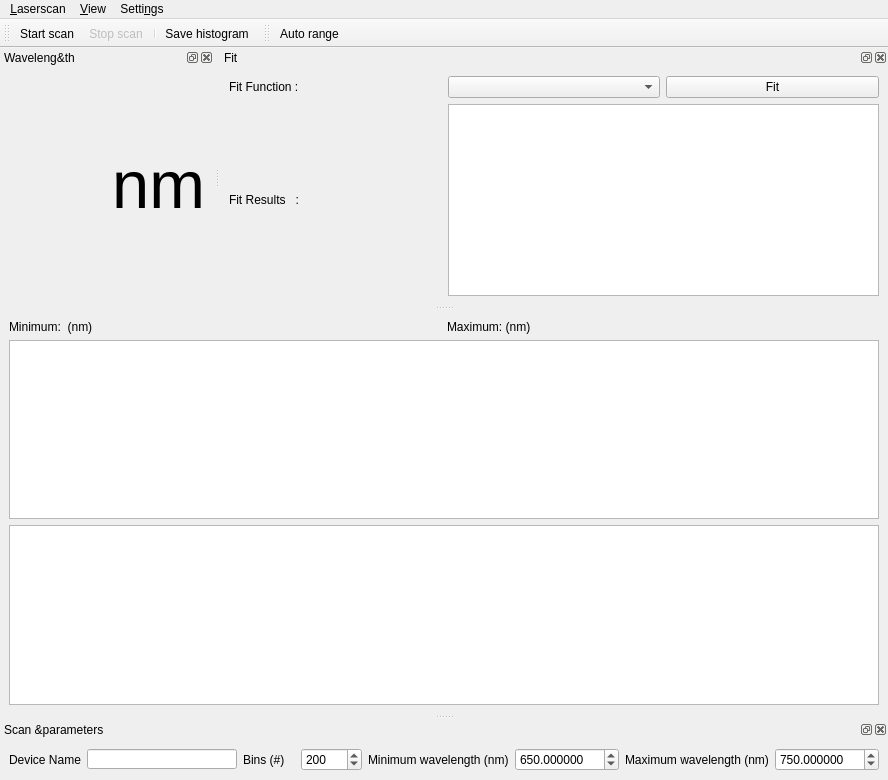
<?xml version="1.0" encoding="UTF-8"?>
<ui version="4.0">
 <class>ScanWindow</class>
 <widget class="QMainWindow" name="ScanWindow">
  <property name="geometry">
   <rect>
    <x>0</x>
    <y>0</y>
    <width>888</width>
    <height>780</height>
   </rect>
  </property>
  <property name="windowTitle">
   <string>qudi: Laser scanning</string>
  </property>
  <widget class="QWidget" name="centralwidget">
   <layout class="QGridLayout" name="gridLayout">
    <item row="0" column="0">
     <widget class="QLabel" name="autoMinLabel">
      <property name="text">
       <string>Minimum:  (nm)</string>
      </property>
      <property name="textInteractionFlags">
       <set>Qt::LinksAccessibleByMouse|Qt::TextSelectableByKeyboard|Qt::TextSelectableByMouse</set>
      </property>
     </widget>
    </item>
    <item row="0" column="1">
     <widget class="QLabel" name="autoMaxLabel">
      <property name="text">
       <string>Maximum: (nm)</string>
      </property>
      <property name="textInteractionFlags">
       <set>Qt::LinksAccessibleByMouse|Qt::TextSelectableByKeyboard|Qt::TextSelectableByMouse</set>
      </property>
     </widget>
    </item>
    <item row="1" column="0" colspan="2">
     <widget class="PlotWidget" name="plotWidget"/>
    </item>
    <item row="2" column="0" colspan="2">
     <widget class="PlotWidget" name="scatterPlotWidget"/>
    </item>
   </layout>
  </widget>
  <widget class="QMenuBar" name="menubar">
   <property name="geometry">
    <rect>
     <x>0</x>
     <y>0</y>
     <width>888</width>
     <height>21</height>
    </rect>
   </property>
   <widget class="QMenu" name="menuLaserscan">
    <property name="title">
     <string>&amp;Laserscan</string>
    </property>
    <addaction name="actionSave_histogram"/>
    <addaction name="actionClose"/>
   </widget>
   <widget class="QMenu" name="menuView">
    <property name="title">
     <string>&amp;View</string>
    </property>
    <addaction name="actionWavelength"/>
    <addaction name="actionScan_parameters"/>
    <addaction name="actionFit"/>
    <addaction name="actionReset_to_default_view"/>
   </widget>
   <widget class="QMenu" name="menuSettings">
    <property name="title">
     <string>Setti&amp;ngs</string>
    </property>
    <addaction name="actionFit_settings"/>
   </widget>
   <addaction name="menuLaserscan"/>
   <addaction name="menuView"/>
   <addaction name="menuSettings"/>
  </widget>
  <widget class="QToolBar" name="scanToolBar">
   <property name="enabled">
    <bool>true</bool>
   </property>
   <property name="windowTitle">
    <string>toolBar</string>
   </property>
   <attribute name="toolBarArea">
    <enum>TopToolBarArea</enum>
   </attribute>
   <attribute name="toolBarBreak">
    <bool>false</bool>
   </attribute>
   <addaction name="actionStart_scan"/>
   <addaction name="actionStop_resume_scan"/>
   <addaction name="separator"/>
   <addaction name="actionSave_histogram"/>
  </widget>
  <widget class="QDockWidget" name="scanParametersDockWidget">
   <property name="windowTitle">
    <string>Scan &amp;parameters</string>
   </property>
   <attribute name="dockWidgetArea">
    <number>8</number>
   </attribute>
   <widget class="QWidget" name="dockWidgetContents">
    <layout class="QHBoxLayout" name="horizontalLayout">
     <item>
      <widget class="QLabel" name="label">
       <property name="text">
        <string>Device Name</string>
       </property>
      </widget>
     </item>
     <item>
      <widget class="QLineEdit" name="deviceNameLineEdit">
       <property name="maximumSize">
        <size>
         <width>150</width>
         <height>20</height>
        </size>
       </property>
      </widget>
     </item>
     <item>
      <widget class="QLabel" name="binLabel">
       <property name="toolTip">
        <string>Number of bins to split the wavelength range up into.
High bin number gives noisy but detailed data.</string>
       </property>
       <property name="text">
        <string>Bins (#)</string>
       </property>
      </widget>
     </item>
     <item>
      <widget class="QSpinBox" name="binSpinBox">
       <property name="toolTip">
        <string>Number of bins to split the wavelength range up into.
High bin number gives noisy but detailed data.</string>
       </property>
       <property name="minimum">
        <number>1</number>
       </property>
       <property name="maximum">
        <number>10000</number>
       </property>
       <property name="value">
        <number>200</number>
       </property>
      </widget>
     </item>
     <item>
      <widget class="QLabel" name="minLabel">
       <property name="text">
        <string>Minimum wavelength (nm)</string>
       </property>
      </widget>
     </item>
     <item>
      <widget class="QDoubleSpinBox" name="minDoubleSpinBox">
       <property name="decimals">
        <number>6</number>
       </property>
       <property name="minimum">
        <double>1.000000000000000</double>
       </property>
       <property name="maximum">
        <double>10000.000000000000000</double>
       </property>
       <property name="value">
        <double>650.000000000000000</double>
       </property>
      </widget>
     </item>
     <item>
      <widget class="QLabel" name="maxLabel">
       <property name="text">
        <string>Maximum wavelength (nm)</string>
       </property>
      </widget>
     </item>
     <item>
      <widget class="QDoubleSpinBox" name="maxDoubleSpinBox">
       <property name="decimals">
        <number>6</number>
       </property>
       <property name="minimum">
        <double>1.000000000000000</double>
       </property>
       <property name="maximum">
        <double>10000.000000000000000</double>
       </property>
       <property name="value">
        <double>750.000000000000000</double>
       </property>
      </widget>
     </item>
    </layout>
   </widget>
  </widget>
  <widget class="QDockWidget" name="wavelengthDockWidget">
   <property name="windowTitle">
    <string>Waveleng&amp;th</string>
   </property>
   <attribute name="dockWidgetArea">
    <number>4</number>
   </attribute>
   <widget class="QWidget" name="dockWidgetContents_2">
    <layout class="QGridLayout" name="gridLayout_2">
     <item row="0" column="0">
      <widget class="QLabel" name="wavelengthLabel">
       <property name="font">
        <font>
         <pointsize>50</pointsize>
        </font>
       </property>
       <property name="text">
        <string>nm</string>
       </property>
       <property name="alignment">
        <set>Qt::AlignRight|Qt::AlignTrailing|Qt::AlignVCenter</set>
       </property>
       <property name="textInteractionFlags">
        <set>Qt::LinksAccessibleByMouse|Qt::TextSelectableByKeyboard|Qt::TextSelectableByMouse</set>
       </property>
      </widget>
     </item>
    </layout>
   </widget>
  </widget>
  <widget class="QToolBar" name="plotToolBar">
   <property name="windowTitle">
    <string>toolBar</string>
   </property>
   <attribute name="toolBarArea">
    <enum>TopToolBarArea</enum>
   </attribute>
   <attribute name="toolBarBreak">
    <bool>false</bool>
   </attribute>
   <addaction name="actionAuto_range"/>
  </widget>
  <widget class="QDockWidget" name="fitDockWidget">
   <property name="windowTitle">
    <string>Fit</string>
   </property>
   <attribute name="dockWidgetArea">
    <number>4</number>
   </attribute>
   <widget class="QWidget" name="dockWidgetContents_3">
    <layout class="QGridLayout" name="gridLayout_3">
     <item row="0" column="0">
      <widget class="QLabel" name="functionLabel">
       <property name="text">
        <string>Fit Function :</string>
       </property>
      </widget>
     </item>
     <item row="0" column="1">
      <widget class="FitSettingsComboBox" name="fit_methods_ComboBox">
       <property name="minimumSize">
        <size>
         <width>150</width>
         <height>0</height>
        </size>
       </property>
      </widget>
     </item>
     <item row="0" column="2">
      <widget class="QPushButton" name="do_fit_PushButton">
       <property name="minimumSize">
        <size>
         <width>20</width>
         <height>0</height>
        </size>
       </property>
       <property name="text">
        <string>Fit</string>
       </property>
      </widget>
     </item>
     <item row="1" column="0">
      <widget class="QLabel" name="resultsLabel">
       <property name="text">
        <string>Fit Results   :</string>
       </property>
      </widget>
     </item>
     <item row="1" column="1" colspan="2">
      <widget class="QTextBrowser" name="fit_results_DisplayWidget">
       <property name="sizePolicy">
        <sizepolicy hsizetype="Preferred" vsizetype="Preferred">
         <horstretch>0</horstretch>
         <verstretch>0</verstretch>
        </sizepolicy>
       </property>
      </widget>
     </item>
    </layout>
   </widget>
  </widget>
  <action name="actionClose">
   <property name="icon">
    <iconset>
     <normaloff>../../artwork/icons/oxygen/22x22/application-exit.png</normaloff>../../artwork/icons/oxygen/22x22/application-exit.png</iconset>
   </property>
   <property name="text">
    <string>&amp;Close</string>
   </property>
  </action>
  <action name="actionStart_scan">
   <property name="icon">
    <iconset>
     <normaloff>../../artwork/icons/qudiTheme/22x22/start-counter.png</normaloff>../../artwork/icons/qudiTheme/22x22/start-counter.png</iconset>
   </property>
   <property name="text">
    <string>Start scan</string>
   </property>
  </action>
  <action name="actionStop_resume_scan">
   <property name="enabled">
    <bool>false</bool>
   </property>
   <property name="icon">
    <iconset>
     <normaloff>../../artwork/icons/qudiTheme/22x22/stop-counter.png</normaloff>../../artwork/icons/qudiTheme/22x22/stop-counter.png</iconset>
   </property>
   <property name="text">
    <string>Stop scan</string>
   </property>
  </action>
  <action name="actionSave_histogram">
   <property name="icon">
    <iconset>
     <normaloff>../../artwork/icons/oxygen/22x22/document-save.png</normaloff>../../artwork/icons/oxygen/22x22/document-save.png</iconset>
   </property>
   <property name="text">
    <string>&amp;Save histogram</string>
   </property>
  </action>
  <action name="actionAuto_range">
   <property name="icon">
    <iconset>
     <normaloff>../../artwork/icons/oxygen/22x22/zoom-fit-best.png</normaloff>../../artwork/icons/oxygen/22x22/zoom-fit-best.png</iconset>
   </property>
   <property name="text">
    <string>Auto range</string>
   </property>
  </action>
  <action name="actionWavelength">
   <property name="checkable">
    <bool>true</bool>
   </property>
   <property name="checked">
    <bool>true</bool>
   </property>
   <property name="text">
    <string>&amp;Wavelength</string>
   </property>
  </action>
  <action name="actionScan_parameters">
   <property name="checkable">
    <bool>true</bool>
   </property>
   <property name="checked">
    <bool>true</bool>
   </property>
   <property name="text">
    <string>&amp;Scan parameters</string>
   </property>
  </action>
  <action name="actionReset_to_default_view">
   <property name="text">
    <string>&amp;Reset to default view</string>
   </property>
  </action>
  <action name="actionFit_settings">
   <property name="text">
    <string>&amp;Fit settings</string>
   </property>
  </action>
  <action name="actionFit">
   <property name="checkable">
    <bool>true</bool>
   </property>
   <property name="checked">
    <bool>true</bool>
   </property>
   <property name="text">
    <string>&amp;Fit</string>
   </property>
  </action>
 </widget>
 <customwidgets>
  <customwidget>
   <class>PlotWidget</class>
   <extends>QGraphicsView</extends>
   <header>pyqtgraph</header>
  </customwidget>
  <customwidget>
   <class>FitSettingsComboBox</class>
   <extends>QComboBox</extends>
   <header>gui/fitsettings</header>
  </customwidget>
 </customwidgets>
 <resources/>
 <connections>
  <connection>
   <sender>actionClose</sender>
   <signal>triggered()</signal>
   <receiver>ScanWindow</receiver>
   <slot>close()</slot>
   <hints>
    <hint type="sourcelabel">
     <x>-1</x>
     <y>-1</y>
    </hint>
    <hint type="destinationlabel">
     <x>401</x>
     <y>299</y>
    </hint>
   </hints>
  </connection>
  <connection>
   <sender>actionWavelength</sender>
   <signal>toggled(bool)</signal>
   <receiver>wavelengthDockWidget</receiver>
   <slot>setVisible(bool)</slot>
   <hints>
    <hint type="sourcelabel">
     <x>-1</x>
     <y>-1</y>
    </hint>
    <hint type="destinationlabel">
     <x>401</x>
     <y>128</y>
    </hint>
   </hints>
  </connection>
  <connection>
   <sender>actionScan_parameters</sender>
   <signal>toggled(bool)</signal>
   <receiver>scanParametersDockWidget</receiver>
   <slot>setVisible(bool)</slot>
   <hints>
    <hint type="sourcelabel">
     <x>-1</x>
     <y>-1</y>
    </hint>
    <hint type="destinationlabel">
     <x>401</x>
     <y>561</y>
    </hint>
   </hints>
  </connection>
  <connection>
   <sender>actionFit</sender>
   <signal>toggled(bool)</signal>
   <receiver>fitDockWidget</receiver>
   <slot>setVisible(bool)</slot>
   <hints>
    <hint type="sourcelabel">
     <x>-1</x>
     <y>-1</y>
    </hint>
    <hint type="destinationlabel">
     <x>723</x>
     <y>153</y>
    </hint>
   </hints>
  </connection>
 </connections>
</ui>
